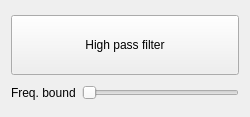
<?xml version="1.0" encoding="UTF-8"?>
<ui version="4.0">
 <class>BandPassFilterWidget</class>
 <widget class="QWidget" name="BandPassFilterWidget">
  <property name="geometry">
   <rect>
    <x>0</x>
    <y>0</y>
    <width>250</width>
    <height>117</height>
   </rect>
  </property>
  <property name="windowTitle">
   <string>Form</string>
  </property>
  <layout class="QVBoxLayout" name="verticalLayout">
   <item>
    <widget class="QPushButton" name="highPassFilterBtn">
     <property name="minimumSize">
      <size>
       <width>0</width>
       <height>60</height>
      </size>
     </property>
     <property name="text">
      <string>High pass filter</string>
     </property>
    </widget>
   </item>
   <item>
    <layout class="QHBoxLayout" name="horizontalLayout">
     <item>
      <widget class="QLabel" name="label">
       <property name="text">
        <string>Freq. bound</string>
       </property>
      </widget>
     </item>
     <item>
      <widget class="ctkRangeSlider" name="rangeSlider">
       <property name="orientation">
        <enum>Qt::Horizontal</enum>
       </property>
      </widget>
     </item>
    </layout>
   </item>
  </layout>
 </widget>
 <customwidgets>
  <customwidget>
   <class>ctkRangeSlider</class>
   <extends>QSlider</extends>
   <header>ctkRangeSlider.h</header>
  </customwidget>
 </customwidgets>
 <resources/>
 <connections/>
</ui>
